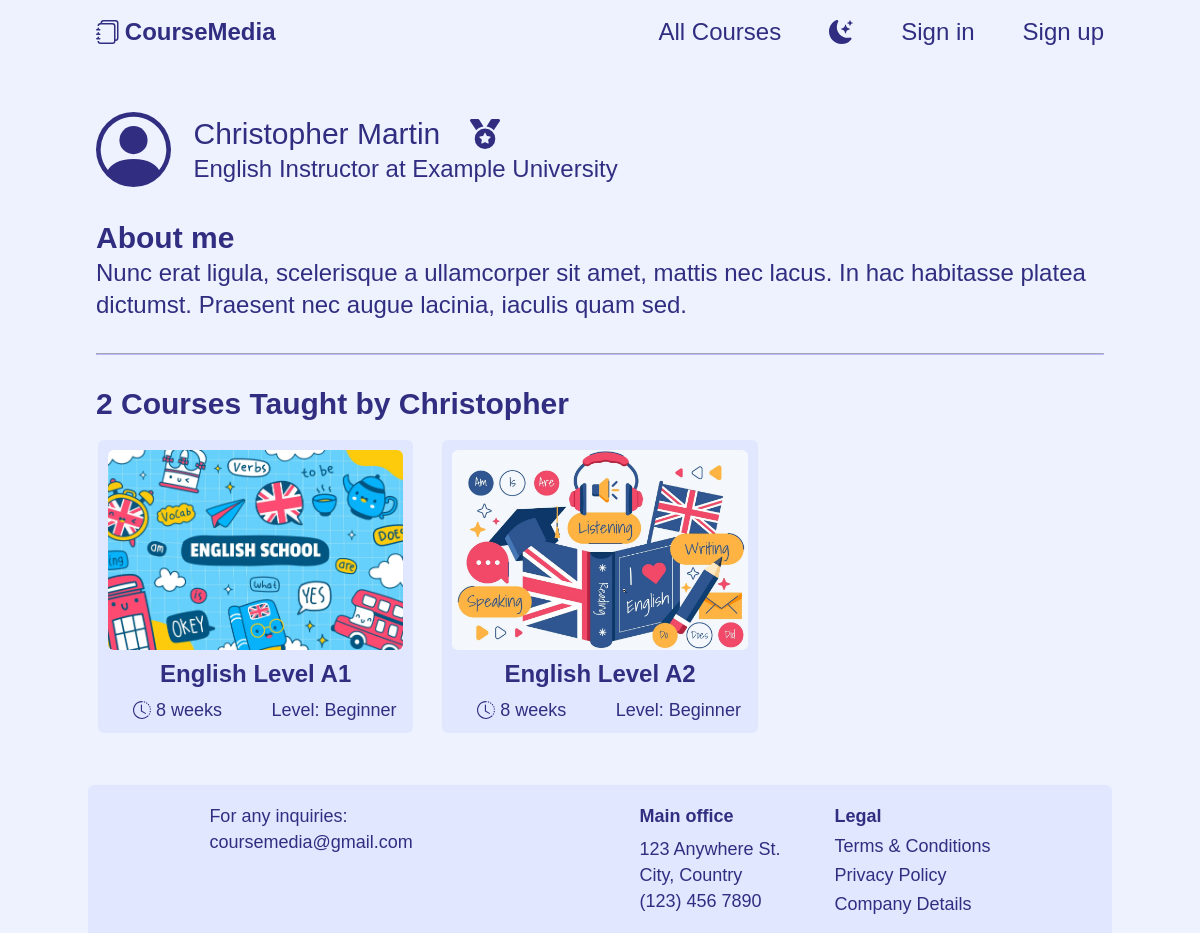
The page /profile/15 on the database its author committed.
### courses_platform/models.py (models this page shows, shortened)
class User(AbstractUser):
    REQUIRED_FIELDS = ["role", "about"]
    STUDENT = 1
    INSTRUCTOR = 2
    ROLE_CHOICES = [
        (STUDENT, "Student"),
        (INSTRUCTOR, "Instructor")
    ]
    role = models.PositiveSmallIntegerField(choices=ROLE_CHOICES)
    instructor_title = models.CharField(max_length=120, null=True, blank=True, validators=[
                                        MinLengthValidator(10), MaxLengthValidator(120)])
    about = models.TextField(max_length=950, validators=[
                             MinLengthValidator(40), MaxLengthValidator(950)])
    enrolled_courses = models.ManyToManyField(
        "Course", blank=True, related_name="enrolled_students")

class Course(models.Model):
    ART_AND_CULTURE = 1
    COMMUNICATION = 2
    COMPUTER_SCIENCE = 3
    DESIGN = 4
    FOOD_AND_NUTRITION = 5
    LANGUAGE = 6
    MATH = 7
    SCIENCE = 8
    CATEGORY_CHOICES = [
        (ART_AND_CULTURE, "Art & Culture"),
        (COMMUNICATION, "Communication"),
        (COMPUTER_SCIENCE, "Computer Science"),
        (DESIGN, "Design"),
        (FOOD_AND_NUTRITION, "Food & Nutrition"),
        (LANGUAGE, "Language"),
        (MATH, "Math"),
        (SCIENCE, "Science"),
    ]
    ENGLISH = 1
    FRENCH = 2
    SPANISH = 3
    LANGUAGE_CHOICES = [
        (ENGLISH, "English"),
        (FRENCH, "French"),
        (SPANISH, "Spanish")
    ]
    BEGINNER = 1
    INTERMEDIATE = 2
    ADVANCED = 3
    LEVEL_CHOICES = [
        (BEGINNER, "Beginner"),
        (INTERMEDIATE, "Intermediate"),
        (ADVANCED, "Advanced")
    ]
    instructor = models.ForeignKey(
        "User", on_delete=models.CASCADE, related_name="courses_taught")
    title = models.CharField(max_length=80, validators=[
                             MinLengthValidator(10), MaxLengthValidator(80)])
    image = models.ImageField(
        upload_to="courses_images/", null=True, blank=True)
    category = models.PositiveSmallIntegerField(choices=CATEGORY_CHOICES)
    short_description = models.TextField(max_length=200, validators=[
                                         MinLengthValidator(50), MaxLengthValidator(200)])
    duration = models.PositiveSmallIntegerField(
        validators=[MinValueValidator(2), MaxValueValidator(24)])
    long_description = models.TextField(
        max_length=2000, validators=[MinLengthValidator(200), MaxLengthValidator(2000)])
    language = models.PositiveSmallIntegerField(choices=LANGUAGE_CHOICES)
    level = models.PositiveSmallIntegerField(choices=LEVEL_CHOICES)
    prerequisite = models.ForeignKey(
        "self", on_delete=models.SET_NULL, null=True, blank=True)
    certificate = models.BooleanField()
    passing_grade = models.PositiveSmallIntegerField(
        validators=[MinValueValidator(50), MaxValueValidator(100)])
    passers = models.ManyToManyField(
        "User", blank=True, related_name="courses_passed")
    creation_date = models.DateField(auto_now_add=True)

### courses_platform/views.py (the view)
# urls.py: path("profile/<int:user_id>", views.user_profile, name="user_profile"),
def user_profile(request, user_id):
    try:
        current_user = User.objects.get(id=user_id)
    except User.DoesNotExist:
        messages.error(request, "Invalid user id")
        return HttpResponseRedirect(reverse("index"))
    if current_user.role == User.STUDENT:
        passed_courses = current_user.courses_passed.all().order_by("title")
        enrolled_not_passed_courses = []
        enrolled_courses = current_user.enrolled_courses.all().order_by("title")
        for course in enrolled_courses:
            if course not in current_user.courses_passed.all():
                enrolled_not_passed_courses.append(course)
        return render(request, "courses_platform/student_profile.html", {
            "current_user": current_user,
            "passed_courses": passed_courses,
            "enrolled_not_passed_courses": enrolled_not_passed_courses
        })
    elif current_user.role == User.INSTRUCTOR:
        courses_taught = current_user.courses_taught.all()
        total_nb_students_enrolled = 0
        for course in courses_taught:
            total_nb_students_enrolled += len(course.enrolled_students.all())
        return render(request, "courses_platform/instructor_profile.html", {
            "current_user": current_user,
            "total_nb_students_enrolled": total_nb_students_enrolled
        })
    else:
        messages.error(request, "An error occured")
        return HttpResponseRedirect(reverse("index"))

### courses_platform/templates/courses_platform/instructor_profile.html (shortened to what this page needs)
{% extends "courses_platform/user_profile_layout.html" %}
{% load static %}
{% block followingLink %}
    <link href="{% static 'courses_platform/pages/instructor_profile.css' %}" rel="stylesheet">
{% endblock %}
{% block followingBody %}
    <section>
      {% if current_user.courses_taught.count == 1 %}
         <h2 class="profile__h2 i-profile__h2">1 Course Taught by {{ current_user.username }}</h2>
      {% else %}
         <h2 class="profile__h2 i-profile__h2">{{ current_user.courses_taught.count }} Courses Taught by {{ current_user.username }}</h2>
      {% endif %}
        <div class="course-card__cards-grid-wrapper">
            <div class="course-card__cards-grid">
               {% for course in current_user.courses_taught.all %}
                  <a href="{% url 'course_page' course.id %}" class="course-card__card-anchor">
                     <div class="course-card__card">
                     {% if not course.image %}
                        <img class="course-card__card-img" src="/media/courses_images/default_img.jpg" alt="Course's image">
                     {% else %}
                        <img class="course-card__card-img" src="{{ course.image.url }}" alt="Course's image">
                     {% endif %}
                        <div class="course-card__card-title">{{ course.title }}</div>
                        <div class="course-card__card-description">
                           <div class="course-card__card-duration">
                              <span>{{ course.duration }} weeks</span>
                           </div>
                           <div class="course-card__card-level">Level: {{ course.get_level_display }}</div>
                        </div>
                     </div>
                  </a>
               {% endfor %}
            </div>
         </div>
    </section>
{% endblock %}

### courses_platform/templates/courses_platform/user_profile_layout.html (shortened to what this page needs)
{% extends "courses_platform/layout.html" %}
{% load static %}
{% block link %}
    <link href="{% static 'courses_platform/components/course-cards.css' %}" rel="stylesheet">
    <link href="{% static 'courses_platform/components/user_profile_layout.css' %}" rel="stylesheet">
    {% block followingLink %}
    {% endblock %}
{% endblock %}
{% block body %}
    <div class="my-container profile__cont">
        <section class="profile__first-section">
            <div class="profile__icon-descrip-cont">
                <svg class="profile__profile-icon" xmlns="http://www.w3.org/2000/svg" fill="currentColor" viewBox="0 0 16 16">
                    <path d="M11 6a3 3 0 1 1-6 0 3 3 0 0 1 6 0z"/>
                    <path fill-rule="evenodd" d="M0 8a8 8 0 1 1 16 0A8 8 0 0 1 0 8zm8-7a7 7 0 0 0-5.468 11.37C3.242 11.226 4.805 10 8 10s4.757 1.225 5.468 2.37A7 7 0 0 0 8 1z"/>
                </svg>
                <div class="profile__descrip-cont">
                    <div class="profile__name-cont">
                        <div>{{current_user.first_name}} {{current_user.last_name}}</div>
                        {% if current_user.role == current_user.STUDENT and current_user.courses_passed.count > 2 %}
                        <div class="profile__reward-icon-cont" title="This is granted for completing 2+ courses">
                            <svg class="profile__reward-icon" xmlns="http://www.w3.org/2000/svg"  fill="currentColor" viewBox="0 0 16 16">
                                <path d="M2.5.5A.5.5 0 0 1 3 0h10a.5.5 0 0 1 .5.5c0 .538-.012 1.05-.034 1.536a3 3 0 1 1-1.133 5.89c-.79 1.865-1.878 2.777-2.833 3.011v2.173l1.425.356c.194.048.377.135.537.255L13.3 15.1a.5.5 0 0 1-.3.9H3a.5.5 0 0 1-.3-.9l1.838-1.379c.16-.12.343-.207.537-.255L6.5 13.11v-2.173c-.955-.234-2.043-1.146-2.833-3.012a3 3 0 1 1-1.132-5.89A33.076 33.076 0 0 1 2.5.5zm.099 2.54a2 2 0 0 0 .72 3.935c-.333-1.05-.588-2.346-.72-3.935zm10.083 3.935a2 2 0 0 0 .72-3.935c-.133 1.59-.388 2.885-.72 3.935zM3.504 1c.007.517.026 1.006.056 1.469.13 2.028.457 3.546.87 4.667C5.294 9.48 6.484 10 7 10a.5.5 0 0 1 .5.5v2.61a1 1 0 0 1-.757.97l-1.426.356a.5.5 0 0 0-.179.085L4.5 15h7l-.638-.479a.501.501 0 0 0-.18-.085l-1.425-.356a1 1 0 0 1-.757-.97V10.5A.5.5 0 0 1 9 10c.516 0 1.706-.52 2.57-2.864.413-1.12.74-2.64.87-4.667.03-.463.049-.952.056-1.469H3.504z"/>
                            </svg>
                        </div>
                        {% elif current_user.role == current_user.INSTRUCTOR and total_nb_students_enrolled > 4 %}
                        <div class="profile__reward-icon-cont" title="This is granted for having 4+ enrolled students">
                        </div>
                        {% endif %}
                    </div>
                    <div class="profile__desc-txt">
                        {% if current_user.role == current_user.STUDENT %}
                            Member since {{current_user.date_joined|date:"F Y"}}
                        {% else %}
                            {{current_user.instructor_title}}
                        {% endif %}
                    </div>
                </div>
            </div>
        </section>
        <section class="profile__about-cont">
            <h2 class="profile__h2">About me</h2>
            <p class="profile__p">{{current_user.about}}</p>
        </section>
        <hr class="profile__hr">
        {% block followingBody %}
        {% endblock %}
    </div>
{% endblock %}

### courses_platform/static/courses_platform/styles.css (style rules this page uses)
:root { --clr-dark: #312e81; --clr-light: #eef2ff; --clr-light-a0: #eef2ff00; --clr-light-a05: #eef2ff89; --clr-p-anchor: #585bee; --clr-card-bg: #E0E7FF; --clr-overlay: #000; --clr-bg-disabled-input: #e0e0e0; --clr-txt-disabled-input: #312e81; --size-xxs: 0.5rem; --size-xs: 0.75rem; --size-sm: 0.875rem; --size-base: 1rem; --size-lg: 1.125rem; --size-xl: 1.25rem; --size-2xl: 1.5rem; --size-3xl: 1.875rem; --size-4xl: 2.25rem; --size-5xl: 3rem; --size-6xl: 3.75rem; --size-7xl: 4.5rem; --size-8xl: 6rem; --size-9xl: 8rem; --size-10xl: 10rem; }
* { margin: 0; line-height: calc(1em + 0.5rem); }
html { scroll-behavior: smooth; }
body { font-family: 'General Sans', sans-serif; background-color: var(--clr-light); color: var(--clr-dark); min-height: 100vh; display: flex; flex-direction: column; }
img, picture { display: block; max-width: 100%; user-select: none; }
a { color: var(--clr-dark); }

### courses_platform/static/courses_platform/components/course-cards.css (style rules this page uses)
.course-card__cards-grid-wrapper { display: flex; justify-content: center; }
.course-card__cards-grid { width: 90%; display: grid; grid-template-columns: minmax(0, 1fr); grid-auto-rows: 1fr; justify-items: center; gap: 25px; }
.course-card__card-anchor { width: 100%; border: 2px solid #00000000; border-radius: 6px; text-decoration: none; transition: transform 0.1s linear, border 0.1s linear; }
.course-card__card { background-color: var(--clr-card-bg); border-radius: 6px; display: flex; flex-direction: column; justify-content: space-between; align-items: center; padding: 10px; width: 100%; height: 100%; }
.course-card__card-img { height: 150px; width: 100%; border-radius: 6px; object-fit: cover; }
.course-card__card-title { font-size: var(--size-xl); text-align: center; margin-block-start: 0.4em; margin-block-end: 0.4em; font-weight: 600; line-height: 1.15em; word-break: break-word; display: -webkit-box; -webkit-line-clamp: 2; line-clamp: 2; -webkit-box-orient: vertical; overflow: hidden; text-overflow: ellipsis; }
.course-card__card-description { font-size: var(--size-base); display: flex; gap: 1em; width: 100%; }
.course-card__card-duration { display: flex; justify-content: center; align-items: center; gap: 0.3em; flex: 1; }
.course-card__icon { height: 1em; }
.course-card__card-level { text-align: center; flex: 1; }
@media (min-width: 390px) { .course-card__cards-grid { width: 80%; } }
@media (min-width: 475px) { .course-card__cards-grid { width: 70%; } }
@media (min-width: 640px) { .course-card__cards-grid { grid-template-columns: repeat(2, minmax(0, 1fr)); width: 100%; } }
@media (min-width: 768px) { .course-card__card-img { height: 200px; } }
@media (min-width: 1024px) { .course-card__cards-grid { grid-template-columns: repeat(3, minmax(0, 1fr)); } }
@media (min-width: 1024px) { .course-card__card-title { font-size: var(--size-2xl); } }
@media (min-width: 1024px) { .course-card__card-description { font-size: var(--size-lg); } }

### courses_platform/static/courses_platform/components/user_profile_layout.css (style rules this page uses)
.profile__cont { margin-block-start: 1.5em; margin-block-end: 2em; }
.profile__icon-descrip-cont { display: flex; align-items: center; gap: 0.75em; font-size: var(--size-xl); }
.profile__profile-icon { height: 2.5em; }
.profile__descrip-cont { display: flex; flex-direction: column; align-items: start; }
.profile__name-cont { display: flex; align-items: center; gap: 1em; }
.profile__reward-icon-cont { display: flex; align-items: center; }
.profile__desc-txt { font-size: var(--size-lg); }
.profile__about-cont { margin-block-start: 1.5em; }
.profile__h2 { font-size: var(--size-2xl); }
.profile__p { font-size: var(--size-xl); }
.profile__hr { border-color: var(--clr-dark); opacity: 0.33; margin-block-start: 2em; }
@media (min-width: 640px) { .profile__first-section { display: flex; flex-direction: row; justify-content: space-between; align-items: start; gap: 0; } }
@media (min-width: 640px) { .profile__icon-descrip-cont { font-size: var(--size-2xl); } }
@media (min-width: 640px) { .profile__desc-txt { font-size: var(--size-xl); } }
@media (min-width: 640px) { .profile__h2 { font-size: var(--size-3xl); } }
@media (min-width: 640px) { .profile__p { font-size: var(--size-2xl); } }
@media (min-width: 768px) { .profile__cont { margin-block-start: 3em; } }
@media (min-width: 768px) { .profile__about-cont { margin-block-start: 2em; } }
@media (min-width: 1024px) { .profile__icon-descrip-cont { font-size: var(--size-3xl); } }
@media (min-width: 1024px) { .profile__desc-txt { font-size: var(--size-2xl); } }

### rows shown on the page
User: first_name "Christopher", last_name "Martin", instructor_title "English Instructor at Example University", about "Nunc erat ligula, scelerisque a ullamcorper sit amet, mattis nec lacus. In hac habitasse platea dictumst. Praesent nec augue lacinia, iaculis quam sed.", courses_taught.count "2", username "Christopher"
Course: image (picture), title "English Level A1", duration "8", level "Beginner"
Course: image (picture), title "English Level A2", duration "8", level "Beginner"
